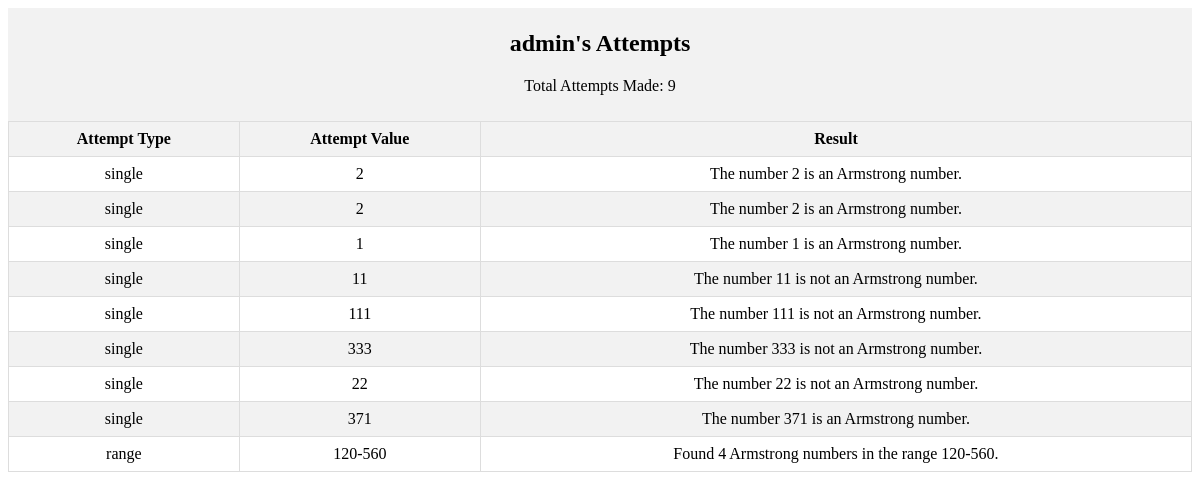
Before: /show_attempts/ (signed in) with the older database file.
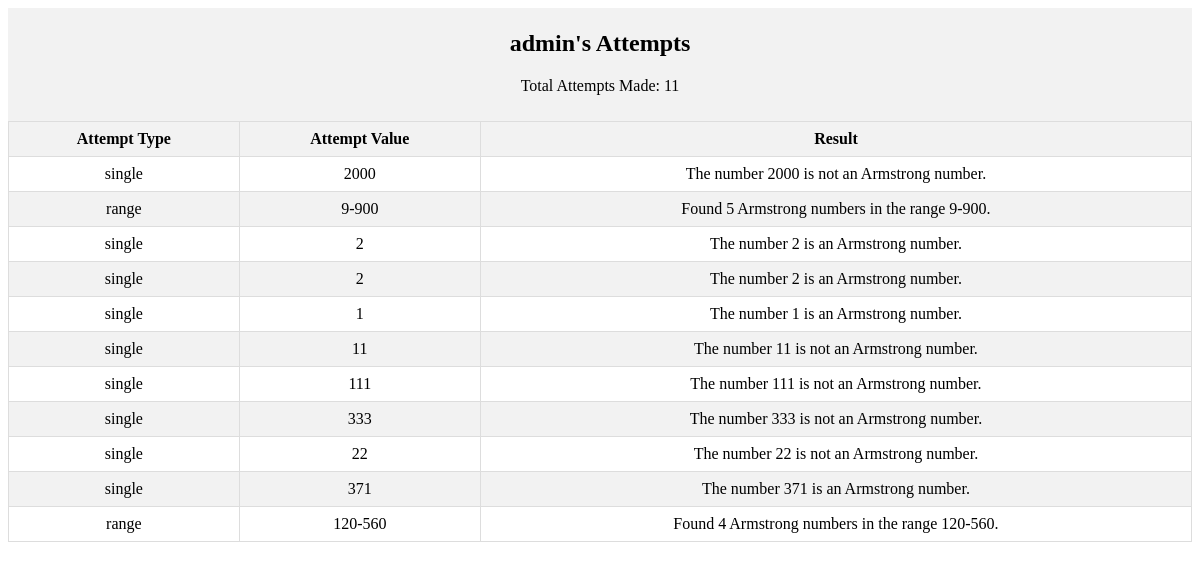
After: the same page with the newer database file.
### Armstrong_App/models.py (models this page shows)
class UserAttempt(models.Model):
    user = models.ForeignKey(User, on_delete=models.CASCADE)
    timestamp = models.DateTimeField(auto_now_add=True)
    attempt_type = models.CharField(max_length=255)  # e.g., 'Searching Range' or 'Checking Single Number'
    attempt_value = models.CharField(max_length=255)
    result = models.CharField(max_length=255)

### Armstrong_App/views.py (the view)
# urls.py: path('show_attempts/', views.show_attempts, name='show_attempts'),
@login_required
def show_attempts(request):
    user_attempts = UserAttempt.objects.filter(user=request.user).order_by('-timestamp')
    return render(request, 'Armstrong_App/show_attempts.html', {'user_attempts': user_attempts})

### Armstrong_App/templates/Armstrong_App/show_attempts.html (shortened to what this page needs)
{% load static %}
{% block content %}
  <div class="centered-container">
    <h2>{{user.username}}'s Attempts</h2>
    {% if user_attempts %}
      <p>Total Attempts Made: {{ user_attempts|length}}</p>
    {% else %}
      <p>No attempts recorded.</p>
    {% endif %}
  </div>
  {% if user_attempts %}
    <table>
      <thead>
        <tr>
          <th>Attempt Type</th>
          <th>Attempt Value</th>
          <th>Result</th>
        </tr>
      </thead>
      <tbody>
        {% for attempt in user_attempts %}
          <tr>
            <td>{{ attempt.attempt_type }}</td>
            <td>{{ attempt.attempt_value }}</td>
            <td>{{ attempt.result }}</td>
          </tr>
        {% endfor %}
      </tbody>
    </table>
  {% endif %}
{% endblock %}

### Armstrong_App/templates/Armstrong_App/show_attempts.html (style rules this page uses)
.centered-container { text-align: center; padding-bottom: 10px; background-color: #f2f2f2; padding-top: 2px; }
table { width: 100%; border-collapse: collapse; margin: 0 auto; margin-bottom: 20px; }
th, td { border: 1px solid #dddddd; text-align: center; padding: 8px; }
th { background-color: #f2f2f2; }
tr:nth-child(even) { background-color: #f2f2f2; }

Changed rows visible on the page:
added UserAttempt: attempt_type "single", attempt_value "2000", result "The number 2000 is not an Armstrong number."
added UserAttempt: attempt_type "range", attempt_value "9-900", result "Found 5 Armstrong numbers in the range 9-900."
Other visible differences:
{{ user_attempts|length }}: "9" → "11"
